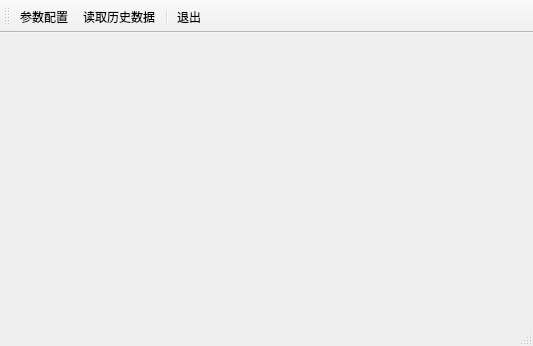
<?xml version="1.0" encoding="UTF-8"?>
<ui version="4.0">
 <class>MainWindow</class>
 <widget class="QMainWindow" name="MainWindow">
  <property name="geometry">
   <rect>
    <x>0</x>
    <y>0</y>
    <width>533</width>
    <height>346</height>
   </rect>
  </property>
  <property name="windowTitle">
   <string>MainWindow</string>
  </property>
  <property name="animated">
   <bool>true</bool>
  </property>
  <widget class="QWidget" name="centralWidget"/>
  <widget class="QMenuBar" name="menuBar">
   <property name="geometry">
    <rect>
     <x>0</x>
     <y>0</y>
     <width>533</width>
     <height>17</height>
    </rect>
   </property>
  </widget>
  <widget class="QToolBar" name="mainToolBar">
   <attribute name="toolBarArea">
    <enum>TopToolBarArea</enum>
   </attribute>
   <attribute name="toolBarBreak">
    <bool>true</bool>
   </attribute>
   <addaction name="actionConfig"/>
   <addaction name="actionReadData"/>
   <addaction name="separator"/>
   <addaction name="actionExit"/>
  </widget>
  <widget class="QStatusBar" name="statusBar"/>
  <action name="actionConfig">
   <property name="icon">
    <iconset resource="../weatherScada.qrc">
     <normaloff>:/weatherScada/img/setting.png</normaloff>:/weatherScada/img/setting.png</iconset>
   </property>
   <property name="text">
    <string>参数配置</string>
   </property>
   <property name="toolTip">
    <string>参数配置</string>
   </property>
   <property name="shortcut">
    <string>F2</string>
   </property>
  </action>
  <action name="actionReadData">
   <property name="icon">
    <iconset resource="../weatherScada.qrc">
     <normaloff>:/weatherScada/img/read.png</normaloff>:/weatherScada/img/read.png</iconset>
   </property>
   <property name="text">
    <string>读取历史数据</string>
   </property>
   <property name="toolTip">
    <string>读取历史数据</string>
   </property>
  </action>
  <action name="actionExit">
   <property name="icon">
    <iconset resource="../weatherScada.qrc">
     <normaloff>:/weatherScada/img/exit.png</normaloff>:/weatherScada/img/exit.png</iconset>
   </property>
   <property name="text">
    <string>退出</string>
   </property>
   <property name="toolTip">
    <string>退出</string>
   </property>
  </action>
 </widget>
 <layoutdefault spacing="6" margin="11"/>
 <resources>
  <include location="../weatherScada.qrc"/>
 </resources>
 <connections/>
</ui>
